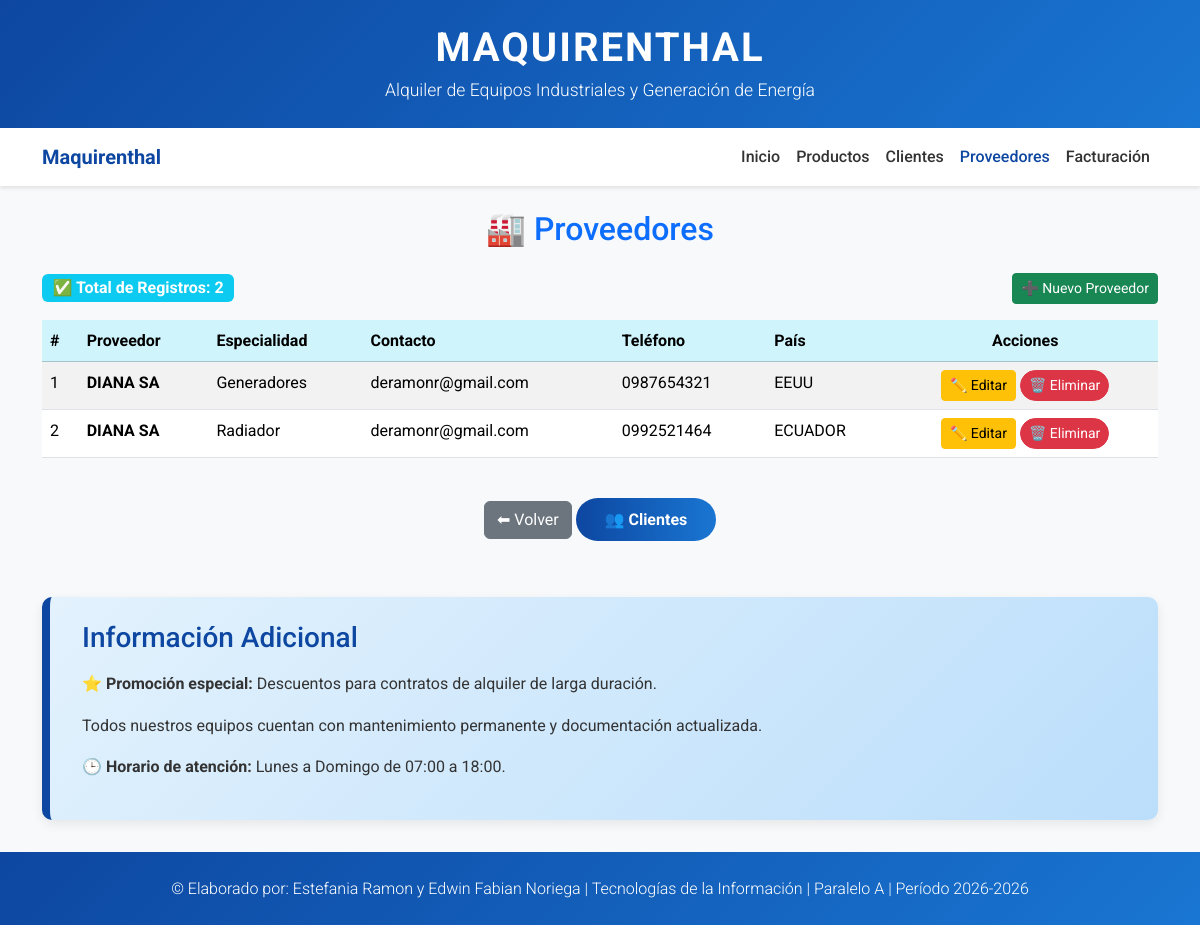
/proveedores, run on the app's committed database.
### tables this page shows
CREATE TABLE proveedores (
            id INTEGER PRIMARY KEY AUTOINCREMENT,
            nombre TEXT NOT NULL,
            especialidad TEXT NOT NULL,
            contacto TEXT NOT NULL,
            telefono TEXT NOT NULL,
            pais TEXT NOT NULL
        );

### app.py (the view)
@app.route('/proveedores')
def proveedores():
    conn = get_db()
    cursor = conn.cursor()
    cursor.execute('SELECT * FROM proveedores ORDER BY id DESC')
    proveedores = cursor.fetchall()
    conn.close()
    return render_template('proveedores.html',
                          proveedores=proveedores,
                          empresa=NOMBRE_EMPRESA)

### app.py (called while the page is built)
def get_db():
    os.makedirs('data', exist_ok=True)
    conn = sqlite3.connect('data/maquirenthal.db')
    conn.row_factory = sqlite3.Row
    return conn

### templates/proveedores.html (shortened to what this page needs)
{% extends "base.html" %}
{% block content %}
<h2 class="text-primary text-center mb-4">🏭 Proveedores</h2>
<div class="d-flex justify-content-between align-items-center mb-3">
    <span class="badge bg-info fs-6">✅ Total de Registros: {{ proveedores|length }}</span>
    <a href="{{ url_for('proveedor_nuevo') }}" class="btn btn-success btn-sm">➕ Nuevo Proveedor</a>
</div>
<div class="table-responsive">
    <table class="table table-striped table-hover">
        <thead class="table-info">
            <tr>
                <th>#</th>
                <th>Proveedor</th>
                <th>Especialidad</th>
                <th>Contacto</th>
                <th>Teléfono</th>
                <th>País</th>
                <th class="text-center">Acciones</th>
            </tr>
        </thead>
        <tbody>
            {% for p in proveedores %}
            <tr>
                <td>{{ loop.index }}</td>
                <td><strong>{{ p.nombre }}</strong></td>
                <td>{{ p.especialidad|lower|capitalize }}</td>
                <td>{{ p.contacto|lower }}</td>
                <td>{{ p.telefono }}</td>
                <td>{{ p.pais|upper }}</td>
                <td class="text-center">
                    <a href="{{ url_for('proveedor_editar', id=p.id) }}" class="btn btn-warning btn-sm" title="Editar">✏️ Editar</a>
                    <a href="{{ url_for('proveedor_eliminar', id=p.id) }}" class="btn btn-danger btn-sm" title="Eliminar" onclick="return confirm('¿Eliminar este proveedor?')">🗑️ Eliminar</a>
                </td>
            </tr>
            {% endfor %}
        </tbody>
    </table>
</div>
<div class="text-center mt-4">
    <a href="{{ url_for('index') }}" class="btn btn-secondary">⬅ Volver</a>
    <a href="{{ url_for('clientes') }}" class="btn btn-primary">👥 Clientes</a>
</div>
{% endblock %}

### static/css/style.css (style rules this page uses)
* { margin: 0; padding: 0; box-sizing: border-box; }
body { font-family: 'Roboto', sans-serif; background-color: #f8f9fa; color: #333; line-height: 1.6; }
.btn-primary { background: linear-gradient(to right, #0d47a1, #1976d2); border: none; border-radius: 25px; padding: 0.6rem 1.8rem; font-weight: 700; transition: all 0.3s ease; }
.btn-danger { border-radius: 20px; transition: all 0.3s ease; }
html { scroll-behavior: smooth; }

### data on the page
proveedores: nombre "DIANA SA", especialidad "Generadores", contacto "deramonr@gmail.com", telefono "0987654321", pais "EEUU"
proveedores: nombre "DIANA SA", especialidad "Radiador", contacto "deramonr@gmail.com", telefono "0992521464", pais "ECUADOR"

### other printed values
{{ label }} "Inicio" "Productos" "Clientes" "Proveedores" "Facturación"
{{ proveedores|length }} "2"
